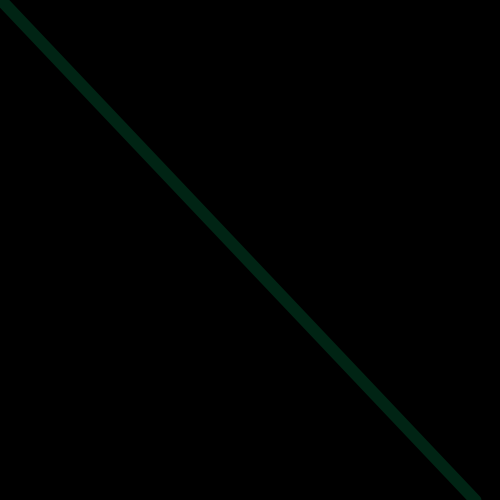
Frame 1 (no input)
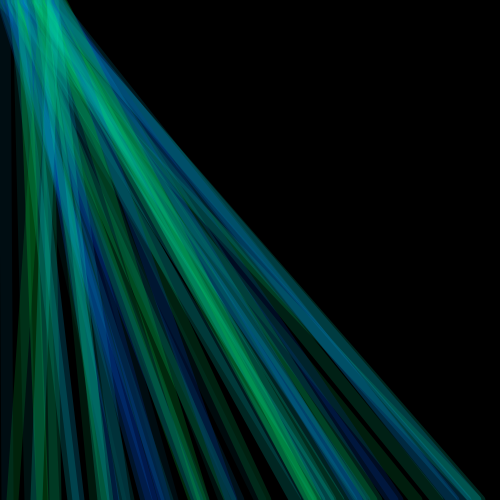
Frame 60 (the mouse pressed at the canvas centre just before this capture)
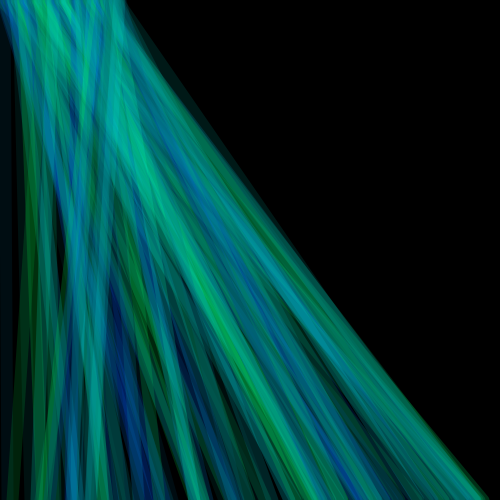
Frame 120 (the mouse held since frame 60 and released just before this capture)

The Processing sketch that drew these frames (run headless with seeded random() and noise(); from frame 60 on, the mouse is pressed at the canvas centre):

// Processing sketch: processing_157552
// ── processing_157552.pde

int x1 = 0; 
int y1 = 0;

int x2 = 0; 
int y2 = -100;

void setup() {    
    background(0);
    size(500, 500);
    smooth();
    frameRate(120); 
    strokeWeight(12);
} 

void draw() {
   if (x1 < width) { 
      stroke(0, random(50,255), random(50,255), 50);
      x1+=1;
      line(x1, y1, random(0, height), width);
   } else { x1 = -100; } 
}
